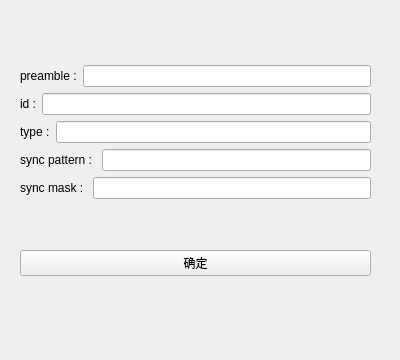
<?xml version="1.0" encoding="UTF-8"?>
<ui version="4.0">
 <class>domain10</class>
 <widget class="QWidget" name="domain10">
  <property name="geometry">
   <rect>
    <x>0</x>
    <y>0</y>
    <width>400</width>
    <height>360</height>
   </rect>
  </property>
  <property name="windowTitle">
   <string>Form</string>
  </property>
  <widget class="QWidget" name="">
   <property name="geometry">
    <rect>
     <x>20</x>
     <y>20</y>
     <width>351</width>
     <height>301</height>
    </rect>
   </property>
   <layout class="QVBoxLayout" name="verticalLayout_2">
    <item>
     <layout class="QVBoxLayout" name="verticalLayout">
      <item>
       <layout class="QHBoxLayout" name="horizontalLayout">
        <item>
         <widget class="QLabel" name="label">
          <property name="text">
           <string>preamble :</string>
          </property>
         </widget>
        </item>
        <item>
         <widget class="QLineEdit" name="lEditPreamble">
          <property name="inputMask">
           <string>bbbbbbbbbbbbbbbbbbbbbbbb</string>
          </property>
         </widget>
        </item>
       </layout>
      </item>
      <item>
       <layout class="QHBoxLayout" name="horizontalLayout_2">
        <item>
         <widget class="QLabel" name="label_2">
          <property name="text">
           <string>id :</string>
          </property>
         </widget>
        </item>
        <item>
         <widget class="QLineEdit" name="lEditId">
          <property name="inputMask">
           <string>bbbbbbbbbbbbbbbb</string>
          </property>
         </widget>
        </item>
       </layout>
      </item>
      <item>
       <layout class="QHBoxLayout" name="horizontalLayout_3">
        <item>
         <widget class="QLabel" name="label_3">
          <property name="text">
           <string>type :</string>
          </property>
         </widget>
        </item>
        <item>
         <widget class="QLineEdit" name="lEditType">
          <property name="inputMask">
           <string>bbbb</string>
          </property>
         </widget>
        </item>
       </layout>
      </item>
      <item>
       <layout class="QHBoxLayout" name="horizontalLayout_4">
        <item>
         <widget class="QLabel" name="label_4">
          <property name="text">
           <string>sync pattern : </string>
          </property>
         </widget>
        </item>
        <item>
         <widget class="QLineEdit" name="lEditSyncPattern">
          <property name="inputMask">
           <string>bbbbbbbbbbbbbbbb</string>
          </property>
         </widget>
        </item>
       </layout>
      </item>
      <item>
       <layout class="QHBoxLayout" name="horizontalLayout_5">
        <item>
         <widget class="QLabel" name="label_5">
          <property name="text">
           <string>sync mask : </string>
          </property>
         </widget>
        </item>
        <item>
         <widget class="QLineEdit" name="lEditSyncMask">
          <property name="inputMask">
           <string>bbbbbbbbbbbbbbbb</string>
          </property>
         </widget>
        </item>
       </layout>
      </item>
     </layout>
    </item>
    <item>
     <widget class="QPushButton" name="btnConfirm10">
      <property name="text">
       <string>确定</string>
      </property>
     </widget>
    </item>
   </layout>
  </widget>
 </widget>
 <resources/>
 <connections/>
</ui>
